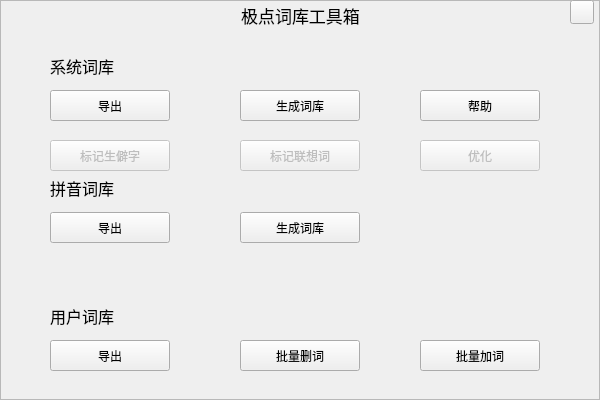
<?xml version="1.0" encoding="UTF-8"?>
<ui version="4.0">
 <class>LexiconToolWin</class>
 <widget class="QWidget" name="LexiconToolWin">
  <property name="geometry">
   <rect>
    <x>0</x>
    <y>0</y>
    <width>600</width>
    <height>400</height>
   </rect>
  </property>
  <property name="windowTitle">
   <string>Form</string>
  </property>
  <widget class="QFrame" name="frame">
   <property name="geometry">
    <rect>
     <x>0</x>
     <y>0</y>
     <width>600</width>
     <height>400</height>
    </rect>
   </property>
   <property name="frameShape">
    <enum>QFrame::StyledPanel</enum>
   </property>
   <property name="frameShadow">
    <enum>QFrame::Raised</enum>
   </property>
   <widget class="QLabel" name="labelLexiconTool">
    <property name="geometry">
     <rect>
      <x>0</x>
      <y>0</y>
      <width>601</width>
      <height>31</height>
     </rect>
    </property>
    <property name="font">
     <font>
      <pointsize>13</pointsize>
     </font>
    </property>
    <property name="text">
     <string>极点词库工具箱</string>
    </property>
    <property name="alignment">
     <set>Qt::AlignCenter</set>
    </property>
   </widget>
   <widget class="QPushButton" name="btnClose">
    <property name="geometry">
     <rect>
      <x>570</x>
      <y>0</y>
      <width>24</width>
      <height>24</height>
     </rect>
    </property>
    <property name="maximumSize">
     <size>
      <width>31</width>
      <height>31</height>
     </size>
    </property>
    <property name="font">
     <font>
      <pointsize>18</pointsize>
     </font>
    </property>
    <property name="mouseTracking">
     <bool>true</bool>
    </property>
    <property name="text">
     <string/>
    </property>
    <property name="iconSize">
     <size>
      <width>20</width>
      <height>24</height>
     </size>
    </property>
    <property name="flat">
     <bool>false</bool>
    </property>
   </widget>
   <widget class="QPushButton" name="btnDumpSysLexicon">
    <property name="enabled">
     <bool>true</bool>
    </property>
    <property name="geometry">
     <rect>
      <x>50</x>
      <y>90</y>
      <width>120</width>
      <height>31</height>
     </rect>
    </property>
    <property name="text">
     <string>导出</string>
    </property>
   </widget>
   <widget class="QLabel" name="label">
    <property name="geometry">
     <rect>
      <x>50</x>
      <y>50</y>
      <width>71</width>
      <height>31</height>
     </rect>
    </property>
    <property name="font">
     <font>
      <pointsize>12</pointsize>
     </font>
    </property>
    <property name="text">
     <string>系统词库</string>
    </property>
   </widget>
   <widget class="QLabel" name="label_2">
    <property name="geometry">
     <rect>
      <x>50</x>
      <y>172</y>
      <width>71</width>
      <height>31</height>
     </rect>
    </property>
    <property name="font">
     <font>
      <pointsize>12</pointsize>
     </font>
    </property>
    <property name="text">
     <string>拼音词库</string>
    </property>
   </widget>
   <widget class="QLabel" name="label_3">
    <property name="geometry">
     <rect>
      <x>50</x>
      <y>300</y>
      <width>71</width>
      <height>31</height>
     </rect>
    </property>
    <property name="font">
     <font>
      <pointsize>12</pointsize>
     </font>
    </property>
    <property name="text">
     <string>用户词库</string>
    </property>
   </widget>
   <widget class="QPushButton" name="btnMarkRareWord">
    <property name="enabled">
     <bool>false</bool>
    </property>
    <property name="geometry">
     <rect>
      <x>50</x>
      <y>140</y>
      <width>120</width>
      <height>31</height>
     </rect>
    </property>
    <property name="text">
     <string>标记生僻字</string>
    </property>
   </widget>
   <widget class="QPushButton" name="btnMakeSysLexicon">
    <property name="enabled">
     <bool>true</bool>
    </property>
    <property name="geometry">
     <rect>
      <x>240</x>
      <y>90</y>
      <width>120</width>
      <height>31</height>
     </rect>
    </property>
    <property name="text">
     <string>生成词库</string>
    </property>
   </widget>
   <widget class="QPushButton" name="btnHelp">
    <property name="enabled">
     <bool>true</bool>
    </property>
    <property name="geometry">
     <rect>
      <x>420</x>
      <y>90</y>
      <width>120</width>
      <height>31</height>
     </rect>
    </property>
    <property name="text">
     <string>帮助</string>
    </property>
   </widget>
   <widget class="QPushButton" name="btnOptimize">
    <property name="enabled">
     <bool>false</bool>
    </property>
    <property name="geometry">
     <rect>
      <x>420</x>
      <y>140</y>
      <width>120</width>
      <height>31</height>
     </rect>
    </property>
    <property name="text">
     <string>优化</string>
    </property>
   </widget>
   <widget class="QPushButton" name="btnMarkThinkWord">
    <property name="enabled">
     <bool>false</bool>
    </property>
    <property name="geometry">
     <rect>
      <x>240</x>
      <y>140</y>
      <width>120</width>
      <height>31</height>
     </rect>
    </property>
    <property name="text">
     <string>标记联想词</string>
    </property>
   </widget>
   <widget class="QPushButton" name="btnDumpPinyinLexicon">
    <property name="enabled">
     <bool>true</bool>
    </property>
    <property name="geometry">
     <rect>
      <x>50</x>
      <y>212</y>
      <width>120</width>
      <height>31</height>
     </rect>
    </property>
    <property name="text">
     <string>导出</string>
    </property>
   </widget>
   <widget class="QPushButton" name="btnMakePinyinLexicon">
    <property name="enabled">
     <bool>true</bool>
    </property>
    <property name="geometry">
     <rect>
      <x>240</x>
      <y>212</y>
      <width>120</width>
      <height>31</height>
     </rect>
    </property>
    <property name="text">
     <string>生成词库</string>
    </property>
   </widget>
   <widget class="QPushButton" name="btnDumpUserLexicon">
    <property name="enabled">
     <bool>true</bool>
    </property>
    <property name="geometry">
     <rect>
      <x>50</x>
      <y>340</y>
      <width>120</width>
      <height>31</height>
     </rect>
    </property>
    <property name="text">
     <string>导出</string>
    </property>
   </widget>
   <widget class="QPushButton" name="btnBatchDel">
    <property name="enabled">
     <bool>true</bool>
    </property>
    <property name="geometry">
     <rect>
      <x>240</x>
      <y>340</y>
      <width>120</width>
      <height>31</height>
     </rect>
    </property>
    <property name="text">
     <string>批量删词</string>
    </property>
   </widget>
   <widget class="QPushButton" name="btnBatchAdd">
    <property name="enabled">
     <bool>true</bool>
    </property>
    <property name="geometry">
     <rect>
      <x>420</x>
      <y>340</y>
      <width>120</width>
      <height>31</height>
     </rect>
    </property>
    <property name="text">
     <string>批量加词</string>
    </property>
   </widget>
  </widget>
 </widget>
 <resources/>
 <connections/>
</ui>
